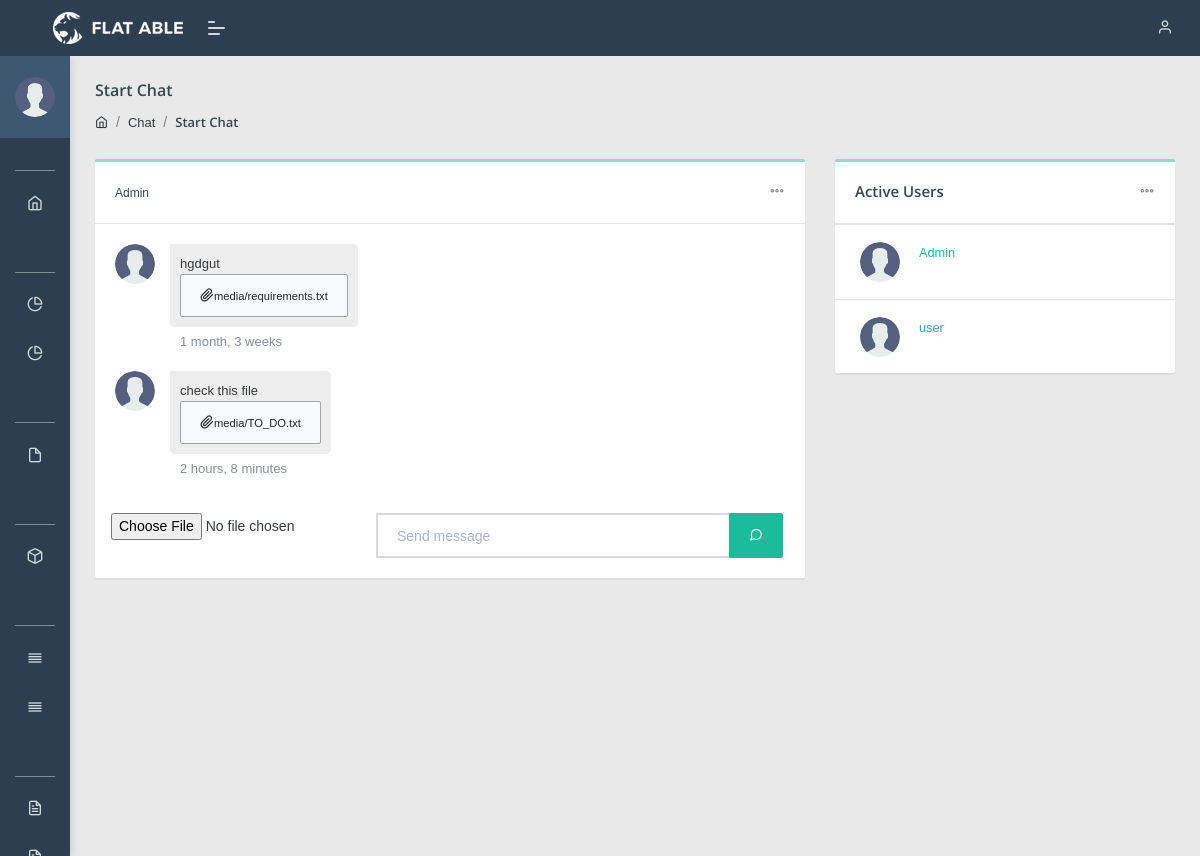
Screenshot of //Start-Chat/1 (signed in) with the database file from the repository.
### base/models.py (models this page shows)
class ChatMessage(models.Model):
    msg_sender = models.ForeignKey(User, null=True, on_delete = models.CASCADE)
    msg_receiver = models.ForeignKey(User, null=False, on_delete = models.CASCADE, related_name = 'receiver' )
    body = models.TextField(null=True)
    pdf = models.FileField( upload_to='media',blank=True)
    seen = models.BooleanField(default=False)
    created_at = models.DateTimeField(auto_now_add = True)
    updated_at = models.DateTimeField(auto_now = True)
    def __str__(self):
        return self.body

### base/views.py (the view, shortened to what this page needs)
# urls.py: path('/Start-Chat/<str:id>', StartChat, name='start-chat'),
@login_required(login_url='login')
def StartChat(request,id):
    users = User.objects.all()
    user = request.user
    seluser = User.objects.get(id=id)
    prof = User.objects.get(id=seluser.id)
    chats = ChatMessage.objects.all()
    form = ChatMessageForm()
    context = {
        'form':form,
        'seluser':seluser,
        'prof':prof,
        'users':users,
        'chats':chats,
        'user':user
    }
    return render(request, 'chat/detail-chat.html', context)

### base/forms.py
class ChatMessageForm(ModelForm):
    class Meta:
        model = ChatMessage
        fields = ['body','pdf']

### templates/chat/detail-chat.html (shortened to what this page needs)
<!DOCTYPE html>
<html lang="en">
<head>
    <link rel="stylesheet" href="/static/css/style.css">
</head>
<body class="">
    {% include 'basecomponent/navbar.html' %}
    {% include 'basecomponent/topnavbar.html' %}
    <div class="pcoded-main-container">
        <div class="pcoded-content">
            <div class="page-header">
                <div class="page-block">
                    <div class="row align-items-center">
                        <div class="col-md-12">
                            <div class="page-header-title">
                                <h5 class="m-b-10">Start Chat</h5>
                            </div>
                            <ul class="breadcrumb">
                                <li class="breadcrumb-item"><a href="{% url 'dashboard' %}"><i class="feather icon-home"></i></a></li>
                                <li class="breadcrumb-item"><a href="#!">Chat</a></li>
                                <li class="breadcrumb-item"><a href="#!">Start Chat</a></li>
                            </ul>
                        </div>
                    </div>
                </div>
            </div>
            <div class="row">
                <div class="col-lg-8 col-md-12">
                    <div class="card chat-card minimize-card">
                        <div class="card-header">
                            <h5><small>{{seluser.username}}</small></h5>
                            <div class="card-header-right">
                                <div class="btn-group card-option">
                                    <button type="button" class="btn dropdown-toggle" data-toggle="dropdown" aria-haspopup="true" aria-expanded="false">
                                    <i class="feather icon-more-horizontal"></i>
                                </button>
                                </div>
                            </div>
                        </div>
                        <div class="card-body" id="chat-body">
							{%for chat in chats %}
                            {% if chat.msg_sender == prof and chat.msg_receiver == user %}
                            <div class="row m-b-20 received-chat">
                                <div class="col-auto p-r-0">
                                    <img src="/static/images/avatar.svg" alt="user image" class="img-radius wid-40">
                                </div>
                                <div class="col">
                                    <div class="msg">
                                        <p class="m-b-0">{{chat}}</p>
                                        {% if chat.pdf %}
                                        <a href="{{chat.pdf.url}}" class="btn btn-light" target="_blank"><i class="feather icon-paperclip"></i><small>{{chat.pdf.name}}</small></a>
                                        {%endif%}
                                    </div>
                                    <p class="text-muted m-b-0">{{chat.created_at|timesince}}</p>
                                </div>
                            </div>
                            {%endif%}
							{%endfor%}
                            <div class="input-group m-t-15">
								<form   class="input-group-append input-group m-t-15" method="POST" id="myform"  enctype="multipart/form-data">
									<div class="input-group-append">
										<input type="file" id="inputGroupFile01" name="pdf">
									</div>
                                    <input type="text" class="form-control" name="body" placeholder="Send message">
									<div class="input-group-append">
										<button class="btn btn-primary" type="submit">
										<i class="feather icon-message-circle"></i>
									</button>
									</div>
								</form>
                            </div>
                        </div>
                    </div>
                </div>
                <div class="col-lg-4 col-md-12">
                    <div class="card table-card">
                        <div class="card-header">
                            <h5>Active Users</h5>
                            <div class="card-header-right">
                                <div class="btn-group card-option">
                                    <button type="button" class="btn dropdown-toggle" data-toggle="dropdown" aria-haspopup="true" aria-expanded="false">
                                        <i class="feather icon-more-horizontal"></i>
                                    </button>
                                </div>
                            </div>
                        </div>
                        <div class="card-body p-0">
                            <div class="table-responsive">
                                <table class="table table-hover mb-0">
                                    <tbody>
                                        {% for user in users %}
                                        <tr>
                                            <td>
                                                <div class="d-inline-block align-middle">
                                                    <img src="/static/images/avatar.svg" alt="user image" class="img-radius wid-40 align-top m-r-15">
                                                    <div class="d-inline-block">
                                                        <h6 class="text-muted m-b-0"><a href="{% url 'start-chat' user.id %}"><small>{{user.username}}</small></a></h6>
                                                    </div>
                                                </div>
                                            </td>
                                        </tr>
                                        {% endfor %}
                                    </tbody>
                                </table>
                            </div>
                        </div>
                    </div>
                </div>
            </div>
        </div>
    </div>
</body>
</html>

### rows the page displays
ChatMessage: body "hgdgut", pdf.name "media/requirements.txt", created_at "1 month, 3 weeks"
ChatMessage: body "check this file", pdf.name "media/TO_DO.txt", created_at "2 hours, 8 minutes"

### other values shown
{{ seluser.username }} "Admin"
{{ user.username }} "Admin"
{{ user.username }} "user"
